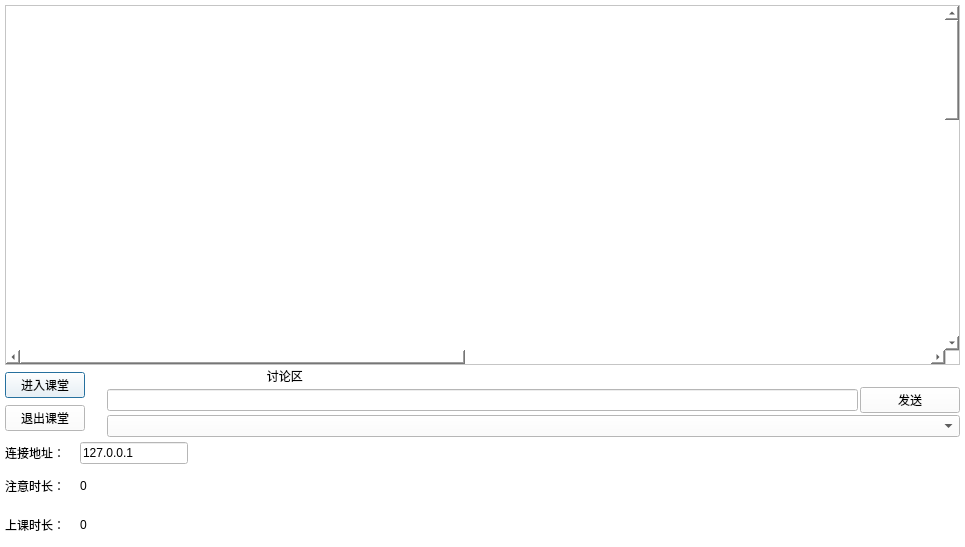
<?xml version="1.0" encoding="UTF-8"?>
<ui version="4.0">
 <class>StudentWindow</class>
 <widget class="QDialog" name="StudentWindow">
  <property name="geometry">
   <rect>
    <x>0</x>
    <y>0</y>
    <width>965</width>
    <height>547</height>
   </rect>
  </property>
  <property name="windowTitle">
   <string>Dialog</string>
  </property>
  <property name="styleSheet">
   <string notr="true">background-color: rgb(255, 255, 255);</string>
  </property>
  <layout class="QGridLayout" name="gridLayout">
   <property name="leftMargin">
    <number>5</number>
   </property>
   <property name="topMargin">
    <number>5</number>
   </property>
   <property name="rightMargin">
    <number>5</number>
   </property>
   <property name="bottomMargin">
    <number>5</number>
   </property>
   <property name="spacing">
    <number>5</number>
   </property>
   <item row="0" column="1">
    <layout class="QVBoxLayout" name="verticalLayout">
     <property name="spacing">
      <number>2</number>
     </property>
     <item>
      <widget class="QScrollArea" name="scrollArea">
       <property name="widgetResizable">
        <bool>true</bool>
       </property>
       <widget class="QWidget" name="scrollAreaWidgetContents">
        <property name="geometry">
         <rect>
          <x>0</x>
          <y>-140</y>
          <width>1920</width>
          <height>1080</height>
         </rect>
        </property>
        <property name="minimumSize">
         <size>
          <width>1920</width>
          <height>1080</height>
         </size>
        </property>
        <widget class="QLabel" name="lblSharedScreen">
         <property name="geometry">
          <rect>
           <x>0</x>
           <y>0</y>
           <width>1920</width>
           <height>1080</height>
          </rect>
         </property>
         <property name="text">
          <string/>
         </property>
        </widget>
       </widget>
      </widget>
     </item>
     <item>
      <layout class="QHBoxLayout" name="horizontalLayout">
       <item>
        <layout class="QVBoxLayout" name="verticalLayout_3">
         <item>
          <widget class="QPushButton" name="btnEnterClass">
           <property name="text">
            <string>进入课堂</string>
           </property>
          </widget>
         </item>
         <item>
          <widget class="QPushButton" name="btnExitClass">
           <property name="text">
            <string>退出课堂</string>
           </property>
          </widget>
         </item>
        </layout>
       </item>
       <item>
        <spacer name="horizontalSpacer">
         <property name="orientation">
          <enum>Qt::Horizontal</enum>
         </property>
         <property name="sizeType">
          <enum>QSizePolicy::Fixed</enum>
         </property>
         <property name="sizeHint" stdset="0">
          <size>
           <width>20</width>
           <height>10</height>
          </size>
         </property>
        </spacer>
       </item>
       <item>
        <layout class="QVBoxLayout" name="verticalLayout_5">
         <item>
          <widget class="QLabel" name="label_7">
           <property name="text">
            <string>                                                讨论区</string>
           </property>
          </widget>
         </item>
         <item>
          <layout class="QHBoxLayout" name="horizontalLayout_6">
           <item>
            <widget class="QLineEdit" name="edtChat">
             <property name="sizePolicy">
              <sizepolicy hsizetype="Preferred" vsizetype="Fixed">
               <horstretch>0</horstretch>
               <verstretch>0</verstretch>
              </sizepolicy>
             </property>
            </widget>
           </item>
           <item>
            <widget class="QPushButton" name="btnSend">
             <property name="minimumSize">
              <size>
               <width>100</width>
               <height>0</height>
              </size>
             </property>
             <property name="maximumSize">
              <size>
               <width>100</width>
               <height>16777215</height>
              </size>
             </property>
             <property name="text">
              <string>发送</string>
             </property>
            </widget>
           </item>
          </layout>
         </item>
         <item>
          <widget class="QComboBox" name="cmbChatList">
           <property name="sizePolicy">
            <sizepolicy hsizetype="Expanding" vsizetype="Fixed">
             <horstretch>0</horstretch>
             <verstretch>0</verstretch>
            </sizepolicy>
           </property>
          </widget>
         </item>
        </layout>
       </item>
      </layout>
     </item>
    </layout>
   </item>
   <item row="1" column="1">
    <layout class="QHBoxLayout" name="horizontalLayout_5">
     <item>
      <layout class="QVBoxLayout" name="verticalLayout_2">
       <item>
        <layout class="QHBoxLayout" name="horizontalLayout_2">
         <item>
          <widget class="QLabel" name="label_6">
           <property name="minimumSize">
            <size>
             <width>70</width>
             <height>0</height>
            </size>
           </property>
           <property name="maximumSize">
            <size>
             <width>70</width>
             <height>16777215</height>
            </size>
           </property>
           <property name="text">
            <string>连接地址：</string>
           </property>
          </widget>
         </item>
         <item>
          <widget class="QLineEdit" name="edtIP">
           <property name="sizePolicy">
            <sizepolicy hsizetype="Fixed" vsizetype="Fixed">
             <horstretch>0</horstretch>
             <verstretch>0</verstretch>
            </sizepolicy>
           </property>
           <property name="text">
            <string>127.0.0.1</string>
           </property>
           <property name="placeholderText">
            <string>请输入教师端IP</string>
           </property>
           <property name="clearButtonEnabled">
            <bool>false</bool>
           </property>
          </widget>
         </item>
         <item>
          <spacer name="horizontalSpacer_2">
           <property name="orientation">
            <enum>Qt::Horizontal</enum>
           </property>
           <property name="sizeHint" stdset="0">
            <size>
             <width>40</width>
             <height>20</height>
            </size>
           </property>
          </spacer>
         </item>
        </layout>
       </item>
       <item>
        <layout class="QHBoxLayout" name="horizontalLayout_4">
         <item>
          <widget class="QLabel" name="label_4">
           <property name="maximumSize">
            <size>
             <width>70</width>
             <height>16777215</height>
            </size>
           </property>
           <property name="text">
            <string>注意时长：</string>
           </property>
          </widget>
         </item>
         <item>
          <widget class="QLabel" name="label_2">
           <property name="styleSheet">
            <string notr="true">border-color: rgb(0, 0, 0);</string>
           </property>
           <property name="text">
            <string>0</string>
           </property>
          </widget>
         </item>
        </layout>
       </item>
       <item>
        <layout class="QHBoxLayout" name="horizontalLayout_3">
         <item>
          <widget class="QLabel" name="label_3">
           <property name="maximumSize">
            <size>
             <width>70</width>
             <height>16777215</height>
            </size>
           </property>
           <property name="text">
            <string>上课时长：</string>
           </property>
          </widget>
         </item>
         <item>
          <widget class="QLabel" name="label">
           <property name="styleSheet">
            <string notr="true">border-color: rgb(0, 0, 0);</string>
           </property>
           <property name="text">
            <string>0</string>
           </property>
          </widget>
         </item>
        </layout>
       </item>
      </layout>
     </item>
     <item>
      <widget class="QLabel" name="label_5">
       <property name="minimumSize">
        <size>
         <width>250</width>
         <height>100</height>
        </size>
       </property>
       <property name="maximumSize">
        <size>
         <width>250</width>
         <height>100</height>
        </size>
       </property>
       <property name="styleSheet">
        <string notr="true">image: url(:/new/prefix1/logo2.png);</string>
       </property>
       <property name="text">
        <string/>
       </property>
      </widget>
     </item>
    </layout>
   </item>
  </layout>
 </widget>
 <resources/>
 <connections/>
</ui>
